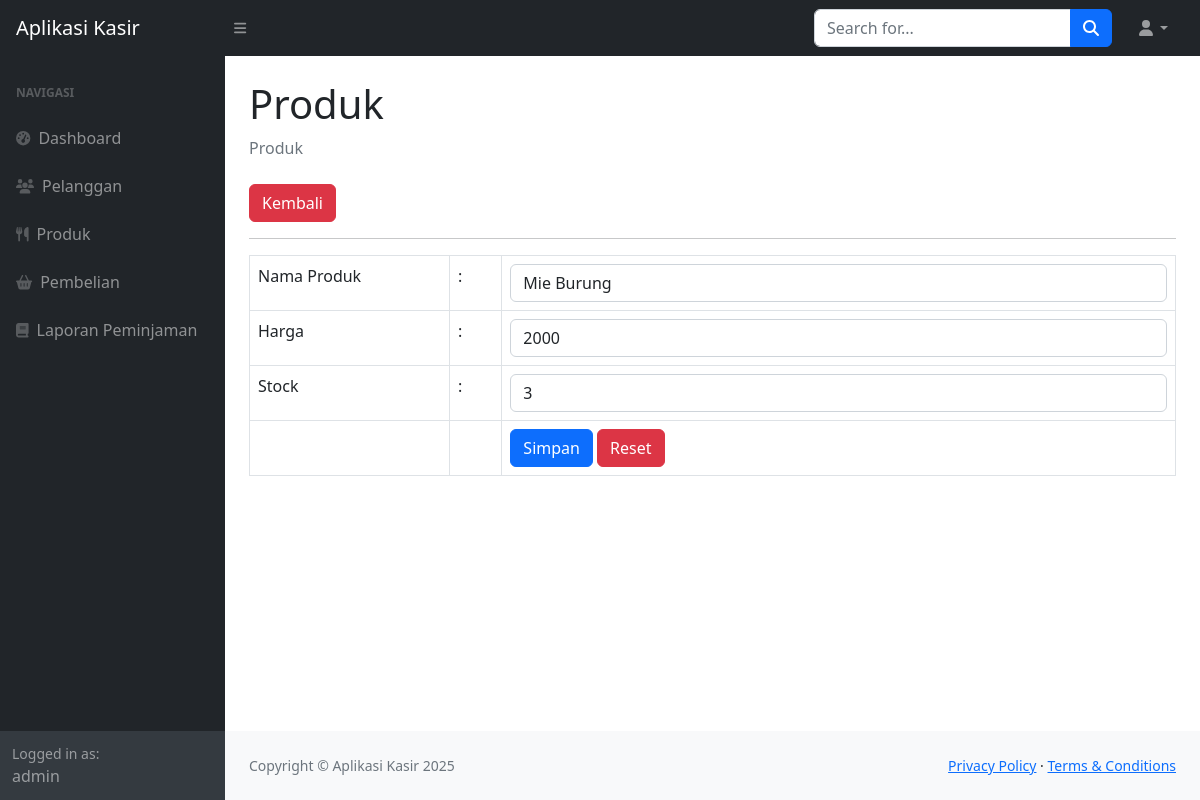
The app's page /index.php?page=produk_ubah&&id=1 (signed in) with its own data.
### tables this page shows
CREATE TABLE `produk` (
  `id_produk` int(11) NOT NULL,
  `nama_produk` varchar(255) DEFAULT NULL,
  `harga` int(11) DEFAULT NULL,
  `stock` int(11) DEFAULT NULL
);

### produk_ubah.php (the view, shortened to what this page needs)
<?php
$id = $_GET['id'];
    $query = mysqli_query($koneksi, "SELECT*FROM produk WHERE id_produk=$id");
    $data = mysqli_fetch_array($query);
?>
<div class="container-fluid px-4">
                        <h1 class="mt-4">Produk</h1>
                        <ol class="breadcrumb mb-4">
                            <li class="breadcrumb-item active">Produk</li>
                        </ol>
                        <a href="?page=produk" class="btn btn-danger">Kembali</a>
                        <hr>
                        <form method="post">
                            <table class="table table-bordered">
                                <tr>
                                    <td width="200">Nama Produk</td>
                                    <td>:</td>
                                    <td><input class="form-control" value="<?php echo $data['nama_produk'];?>" type="text" name="nama_produk"></td>
                                </tr>
                                <tr>
                                    <td>Harga</td>
                                    <td>:</td>
                                    <td><input class="form-control" type="number" step="0" value="<?php echo $data['harga'];?>" name="harga"></td>
                                </tr>
                                <tr>
                                    <td>Stock</td>
                                    <td>:</td>
                                    <td><input class="form-control" type="number" step="0" value="<?php echo $data['stock'];?>" name="stock"></td>
                                </tr>
                                <tr>
                                    <td></td>
                                    <td></td>
                                    <td>
                                        <button type="submit" class="btn btn-primary">Simpan</button>
                                        <button type="reset" class="btn btn-danger">Reset</button>
                                    </td>
                                </tr>
                            </table>
                        </form>
                    </div>

### records on screen
produk: nama_produk "Mie Burung", harga "2000", stock "3"

### other values on screen
$_SESSION['user']['nama'] "admin"
